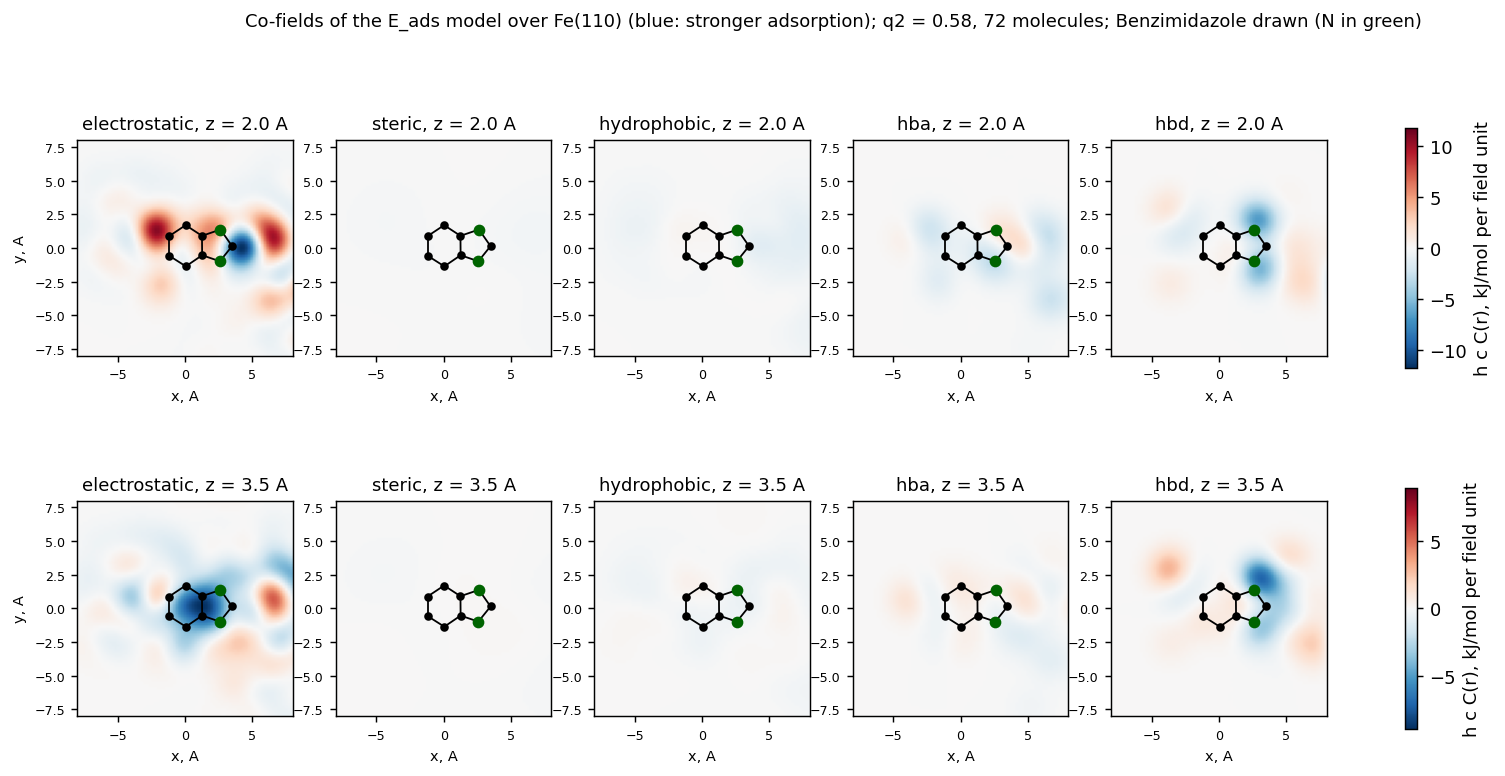

Write Python code to recreate this figure.
"""The co-fields of the E_ads model: where more of a field raises or lowers the adsorption energy.

The model of compare_alignments.py in the adsorbed-pose frame (registered in the surface plane),
fitted once on the 72 reliable molecules with alpha and lambda from a 10-fold cross-validation,
is linear in the molecular fields, so its coefficients are fields themselves (Baskin & Zhokhova
2013, Eq. 9).  h_f c_f C_f(x, y, z) is drawn for the five physicochemical fields on two planes
parallel to the surface, 2.0 A (the height of a chemisorbed ring) and 3.5 A above the top Fe
layer, with the reference benzimidazole's heavy atoms drawn in.  Blue: field density there
makes E_ads more negative (stronger adsorption); red: weaker.

    python examples/corrosion_fe110/cofields_eads.py [--planes 2.0 3.5] [--half-width 8]

Writes cofields_eads.png and cofields_eads.txt next to this script.
"""
from __future__ import annotations

import argparse
import os
import sys

import numpy as np

HERE = os.path.dirname(os.path.abspath(__file__))
sys.path.insert(0, os.path.join(HERE, "..", ".."))
sys.path.insert(0, HERE)

import compare_alignments as ca  # noqa: E402
from cmfqsar.cofields import evaluate_gaussians  # noqa: E402
from cmfqsar.fields import AtomTable, FieldSet, build_fields  # noqa: E402
from cmfqsar.model import CMFModel, grid_search, r2_score  # noqa: E402


def cofield_slice(model: CMFModel, f: int, z: float, xs: np.ndarray, ys: np.ndarray) -> np.ndarray:
    centres, coeffs, widths = model.cofield_coefficients(f)
    X, Y = np.meshgrid(xs, ys, indexing="xy")
    pts = np.column_stack([X.ravel(), Y.ravel(), np.full(X.size, z)])
    v = evaluate_gaussians(pts, centres, coeffs, widths)
    v *= model.fieldset.specs[f].h * model.scale[f]
    return v.reshape(X.shape)


def main(argv=None):
    ap = argparse.ArgumentParser(description=__doc__.split("\n\n")[0])
    ap.add_argument("--planes", type=float, nargs="+", default=[2.0, 3.5])
    ap.add_argument("--half-width", type=float, default=8.0)
    ap.add_argument("--spacing", type=float, default=0.2)
    a = ap.parse_args(argv)

    fr = ca.frames()
    mols, names, _, e_ads, gas_ok = fr["pose+mcs"]
    keep = np.flatnonzero(np.isfinite(e_ads) & gas_ok)
    mols = [mols[i] for i in keep]
    names = [names[i] for i in keep]
    y = e_ads[keep]
    fs = FieldSet.create()
    mf = [build_fields(m, fs, name=n) for m, n in zip(mols, names)]
    train = AtomTable.from_molecules(mf)
    model = CMFModel(fieldset=fs, method="krr", fit_bias=True)
    res = grid_search(train, y, model, ca.ALPHAS, lams=ca.LAMS, folds=10, seed=0)
    model.fit(train, y, cv_folds=10, cv_seed=0, reuse_kernels=True)
    yp = model.predict(train)
    lines = [f"E_ads model in the adsorbed-pose frame: {len(y)} molecules, "
             f"alpha = {res.best_alpha:g}, lambda = {res.best_params.get('lam', float('nan')):g}, "
             f"q2 (10-fold) = {res.best_q2:.3f}, RMSEcv = {res.best_rmse:.1f} kJ/mol, fitted r2 = {r2_score(y, yp):.3f}"]
    # the reference molecule, flat on the surface
    ref = mols[0]
    conf = ref.GetConformer()
    heavy = [(i, conf.GetAtomPosition(i)) for i in range(ref.GetNumAtoms()) if ref.GetAtomWithIdx(i).GetAtomicNum() > 1]
    lines.append(f"reference {names[0]}: heavy atoms at z = {min(p.z for _, p in heavy):.2f}..{max(p.z for _, p in heavy):.2f} A")

    xs = np.arange(-a.half_width, a.half_width + 1e-9, a.spacing)
    ys = np.arange(-a.half_width, a.half_width + 1e-9, a.spacing)
    fields = [s.name for s in fs.specs]
    slices = {(f, z): cofield_slice(model, f, z, xs, ys) for f in range(len(fields)) for z in a.planes}
    for f, name in enumerate(fields):
        for z in a.planes:
            s = slices[(f, z)]
            lines.append(f"  {name:14s} z = {z:.1f} A: min {s.min():8.2f}  max {s.max():8.2f}  "
                         f"(kJ/mol per unit of field density integrated over the plane cell)")

    import matplotlib
    matplotlib.use("Agg")
    import matplotlib.pyplot as plt
    nrow, ncol = len(a.planes), len(fields)
    fig, axes = plt.subplots(nrow, ncol, figsize=(3.1 * ncol, 3.3 * nrow), squeeze=False)
    bonds = [(b.GetBeginAtomIdx(), b.GetEndAtomIdx()) for b in ref.GetBonds()
             if ref.GetAtomWithIdx(b.GetBeginAtomIdx()).GetAtomicNum() > 1 and ref.GetAtomWithIdx(b.GetEndAtomIdx()).GetAtomicNum() > 1]
    pos = {i: (p.x, p.y) for i, p in heavy}
    for r, z in enumerate(a.planes):
        vmax = max(np.abs(slices[(f, z)]).max() for f in range(len(fields))) or 1.0
        for f, name in enumerate(fields):
            ax = axes[r][f]
            im = ax.imshow(slices[(f, z)], origin="lower", extent=(xs[0], xs[-1], ys[0], ys[-1]),
                           cmap="RdBu_r", vmin=-vmax, vmax=vmax, aspect="equal")   # negative (stronger adsorption) blue
            for i, j in bonds:
                ax.plot([pos[i][0], pos[j][0]], [pos[i][1], pos[j][1]], color="black", lw=1.0)
            for i, (x0, y0) in pos.items():
                sym = ref.GetAtomWithIdx(i).GetSymbol()
                ax.scatter([x0], [y0], s=14 if sym == "C" else 30, color="black" if sym == "C" else "darkgreen", zorder=3)
            ax.set_title(f"{name}, z = {z:.1f} A", fontsize=10)
            ax.set_xlabel("x, A", fontsize=8)
            if f == 0:
                ax.set_ylabel("y, A", fontsize=8)
            ax.tick_params(labelsize=7)
        fig.colorbar(im, ax=axes[r].tolist(), shrink=0.8, label="h c C(r), kJ/mol per field unit")
    fig.suptitle(f"Co-fields of the E_ads model over Fe(110) (blue: stronger adsorption); "
                 f"q2 = {res.best_q2:.2f}, {len(y)} molecules; {names[0]} drawn (N in green)", fontsize=10)
    out = os.path.join(HERE, "cofields_eads.png")
    fig.savefig(out, dpi=130, bbox_inches="tight")
    with open(os.path.join(HERE, "cofields_eads.txt"), "w") as fh:
        fh.write("\n".join(lines) + "\n")
    print("\n".join(lines))
    print("->", out)
    return 0


if __name__ == "__main__":
    sys.exit(main())
